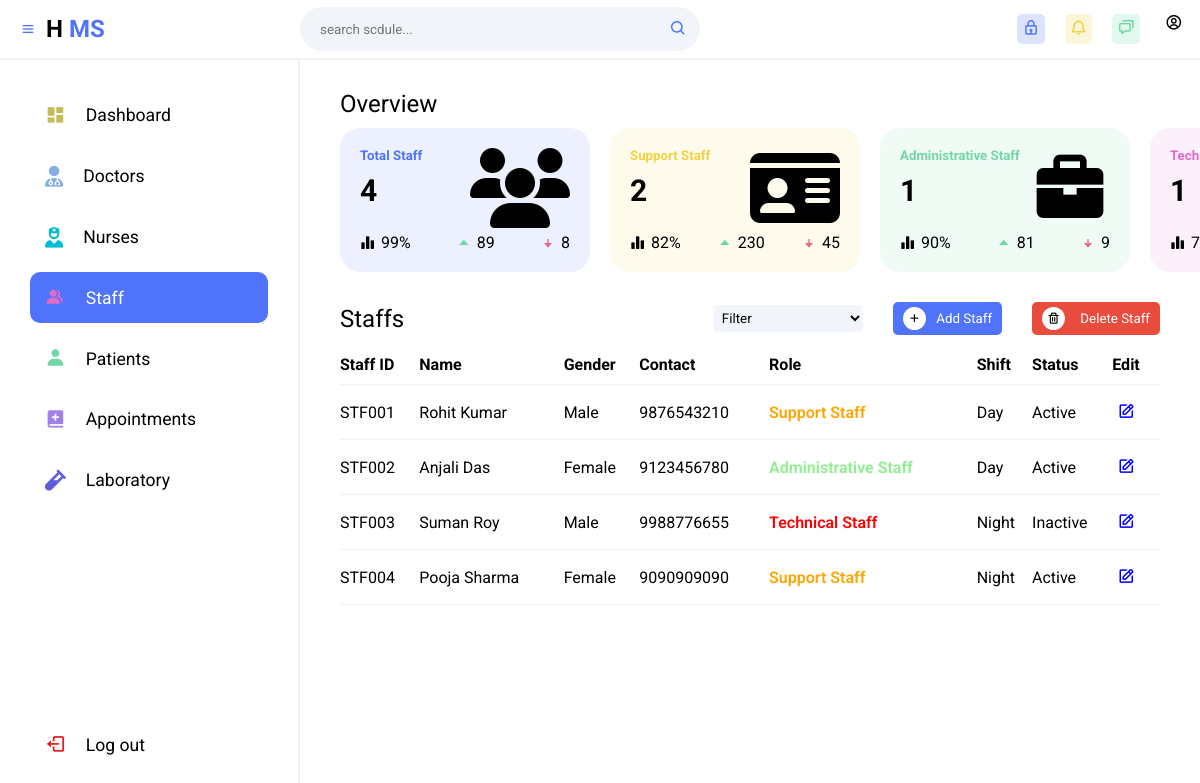
/HMS/staff.php, run on the app's committed database.
### tables this page shows
CREATE TABLE `staffs` (
  `staffId` varchar(20) NOT NULL,
  `name` varchar(100) NOT NULL,
  `gender` enum('Male','Female') NOT NULL,
  `contact` varchar(15) NOT NULL,
  `role` enum('Support Staff','Administrative Staff','Technical Staff') NOT NULL,
  `shift` enum('Day','Night') NOT NULL,
  `status` enum('Active','Inactive') NOT NULL
);

### HMS/staff.php (the view, shortened to what this page needs)
<?php
$servername = "localhost";
$username = "root";
$password = "";
$database = "hospitaldb";
$conn = mysqli_connect($servername, $username, $password, $database);
$totalStaffs = mysqli_num_rows(mysqli_query($conn, "SELECT * FROM staffs"));
$supportStaffs = mysqli_num_rows(mysqli_query($conn, "SELECT * FROM staffs WHERE role='Support Staff'"));
$administrativeStaffs = mysqli_num_rows(mysqli_query($conn, "SELECT * FROM staffs WHERE role='Administrative Staff'"));
$technicalStaffs = mysqli_num_rows(mysqli_query($conn, "SELECT * FROM staffs WHERE role='Technical Staff'"));
?>
<!DOCTYPE html>
<html lang="en">
<head>
    <link rel="stylesheet" href="CSS/staff.css">
    <link href='https://unpkg.com/boxicons@2.1.4/css/boxicons.min.css' rel='stylesheet'>
    <link rel="stylesheet" href="https://cdnjs.cloudflare.com/ajax/libs/font-awesome/6.5.2/css/all.min.css" />
</head>
<body>
    <section class="header">
        <div class="logo">
            <i class="bx bx-menu icon-0 menu"></i>
            <h2>H <span>MS</span></h2>
        </div>
        <div class="search--notification--profile">
            <div class="search">
                <input type="text" placeholder="search scdule...">
                <button><i class="bx bx-search"></i></button>
            </div>
            <div class="notification--profile">
                <div class="picon lock">
                    <i class="bx bx-lock"></i>
                </div>
                <div class="picon bell">
                    <i class="bx bx-bell"></i>
                </div>
                <div class="picon chat">
                    <i class="bx bx-chat"></i>
                </div>
                <div class="picon profile">
                    <i class="bx bx-user-circle"></i>
                </div>
            </div>
        </div>
    </section>
    <section class="main">
        <div class="sidebar">
            <ul class="sidebar--items">
                <li>
                    <a href="dashboard.php">
                        <span class="icon icon-1"><i class="bx bxs-dashboard"></i></span>
                        <span class="sidebar--item">Dashboard</span>
                    </a>
                </li>
                <li>
                    <a href="doctor.php">
                        <span class="icon icon-3"><i class="fa-solid fa-user-doctor"></i></span>
                        <span class="sidebar--item" style="white-space: nowrap;">Doctors</span>
                    </a>
                </li>
                <li>
                    <a href="nurse.php">
                        <span class="icon icon-8"><i class="fa-solid fa-user-nurse"></i></span>
                        <span class="sidebar--item" style="white-space: nowrap;">Nurses</span>
                    </a>
                </li>
                <li>
                    <a href="staff.php" id="active--link">
                        <span class="icon icon-4"><i class="bx bxs-group"></i></span>
                        <span class="sidebar--item">Staff</span>
                    </a>
                </li>
                <li>
                    <a href="patient.php">
                        <span class="icon icon-5"><i class="bx bxs-user"></i></span>
                        <span class="sidebar--item">Patients</span>
                    </a>
                </li>
                <li>
                    <a href="appointment.php">
                        <span class="icon icon-2"><i class="bx bxs-book-add"></i></span>
                        <span class="sidebar--item">Appointments</span>
                    </a>
                </li>
                <li>
                    <a href="laboratory.php">
                        <span class="icon icon-6"><i class="fa-solid fa-vial"></i></span>
                        <span class="sidebar--item">Laboratory</span>
                    </a>
                </li>
            </ul>
            <ul class="sidebar--bottom-items">
                <li>
                    <a href="logout.php">
                        <span class="icon icon-7"><i class="bx bx-log-out"></i></span>
                        <span class="sidebar--item">Log&nbsp;out</span>
                    </a>
                </li>
            </ul>
        </div>
        <div class="main-content">
        <div class="overview">
                <div class="title">
                    <h2 class="section--title">Overview</h2>
                </div>
                <div class="cards">
                    <div class="card card-1">
                        <div class="card--data">
                            <div class="card--content">
                                <h5 class="card--title">Total Staff</h5>
                                <h1><?php echo $totalStaffs; ?></h1>
                            </div>
                            <i class="fa-solid fa-users card--icon--lg"></i>
                        </div>
                        <div class="card--stats">
                            <span><i class="bx bxs-bar-chart-alt-2 card--icon stst--icon"></i>99%</span>
                            <span><i class="bx bx-caret-up card--icon up--arrow"></i>89</span>
                            <span><i class="bx bxs-down-arrow-alt card--icon down--arrow"></i>8</span>
                        </div>
                    </div>
                    <div class="card card-2">
                        <div class="card--data">
                            <div class="card--content">
                                <h5 class="card--title">Support Staff</h5>
                                <h1><?php echo $supportStaffs; ?></h1>
                            </div>
                            <i class="fa-solid fa-id-card card--icon--lg"></i>
                        </div>
                        <div class="card--stats">
                            <span><i class="bx bxs-bar-chart-alt-2 card--icon stst--icon"></i>82%</span>
                            <span><i class="bx bx-caret-up card--icon up--arrow"></i>230</span>
                            <span><i class="bx bxs-down-arrow-alt card--icon down--arrow"></i>45</span>
                        </div>
                    </div>
                    <div class="card card-3">
                        <div class="card--data">
                            <div class="card--content">
                                <h5 class="card--title">Administrative Staff</h5>
                                <h1><?php echo $administrativeStaffs; ?></h1>
                            </div>
                            <i class="bx bxs-briefcase card--icon--lg"></i>
                        </div>
                        <div class="card--stats">
                            <span><i class="bx bxs-bar-chart-alt-2 card--icon stst--icon"></i>90%</span>
                            <span><i class="bx bx-caret-up card--icon up--arrow"></i>81</span>
                            <span><i class="bx bxs-down-arrow-alt card--icon down--arrow"></i>9</span>
                        </div>
                    </div>
                    <div class="card card-4">
                        <div class="card--data">
                            <div class="card--content">
                                <h5 class="card--title">Technical Staff</h5>
                                <h1><?php echo $technicalStaffs; ?></h1>
                            </div>
                        </div>
                        <div class="card--stats">
                            <span><i class="bx bxs-bar-chart-alt-2 card--icon stst--icon"></i>78%</span>
                        </div>
                    </div>
                </div>
            </div>
             <div class="staffs">
        <div class="title">
             <h2 class="section--title">Staffs</h2>
            <div class="staffs--right--btns">
                <select name="date" id="date" class="dropdown staff--filter">
                    <option>Filter</option>
                </select>
                <button class="add-staff" onclick="document.getElementById('staffFormOverlay').style.display='flex'"><i class="bx bx-plus"></i>Add Staff</button>
                <button class="delete-staff"><i class="bx bx-trash"></i> <span>Delete Staff</span></button>
            </div>
        </div>
        <div class="table-staff-page-scroll">
            <div class="table-staff-page">
                <table>
                    <thead>
                        <tr>
                            <th>Staff ID</th>
                            <th>Name</th>
                            <th>Gender</th>
                            <th>Contact</th>
                            <th>Role</th>
                            <th>Shift</th>
                            <th>Status</th>
                            <th>Edit</th>
                        </tr>
                    </thead>
                    <tbody>
                        <?php
                        $result = mysqli_query($conn, "SELECT * FROM staffs");
                        while($row = mysqli_fetch_assoc($result)) {
                        echo '<tr>
                            <td>'.$row['staffId'].'</td>
                            <td>'.$row['name'].'</td>
                            <td>'.$row['gender'].'</td>
                            <td>'.$row['contact'].'</td>
                            <td>'.$row['role'].'</td>
                            <td>'.$row['shift'].'</td>
                            <td>'.$row['status'].'</td>
                            <td>
                                <button type="button" class="edit-button">
                                    <i class="bx bx-edit edit-icon" style="cursor:pointer; color:blue; font-size:18px;"></i>
                                </button>
                            </td>
                        </tr>';
                        }
                        ?>
                    </tbody>
                </table>
            </div>
        </div>
    </section>
</body>
</html>

### data on the page
staffs: staffId "STF001", name "Rohit Kumar", gender "Male", contact "9876543210", role "Support Staff", shift "Day", status "Active"
staffs: staffId "STF002", name "Anjali Das", gender "Female", contact "9123456780", role "Administrative Staff", shift "Day", status "Active"
staffs: staffId "STF003", name "Suman Roy", gender "Male", contact "9988776655", role "Technical Staff", shift "Night", status "Inactive"
staffs: staffId "STF004", name "Pooja Sharma", gender "Female", contact "9090909090", role "Support Staff", shift "Night", status "Active"

### other printed values
$totalStaffs "4"
$supportStaffs "2"
$administrativeStaffs "1"
$technicalStaffs "1"
